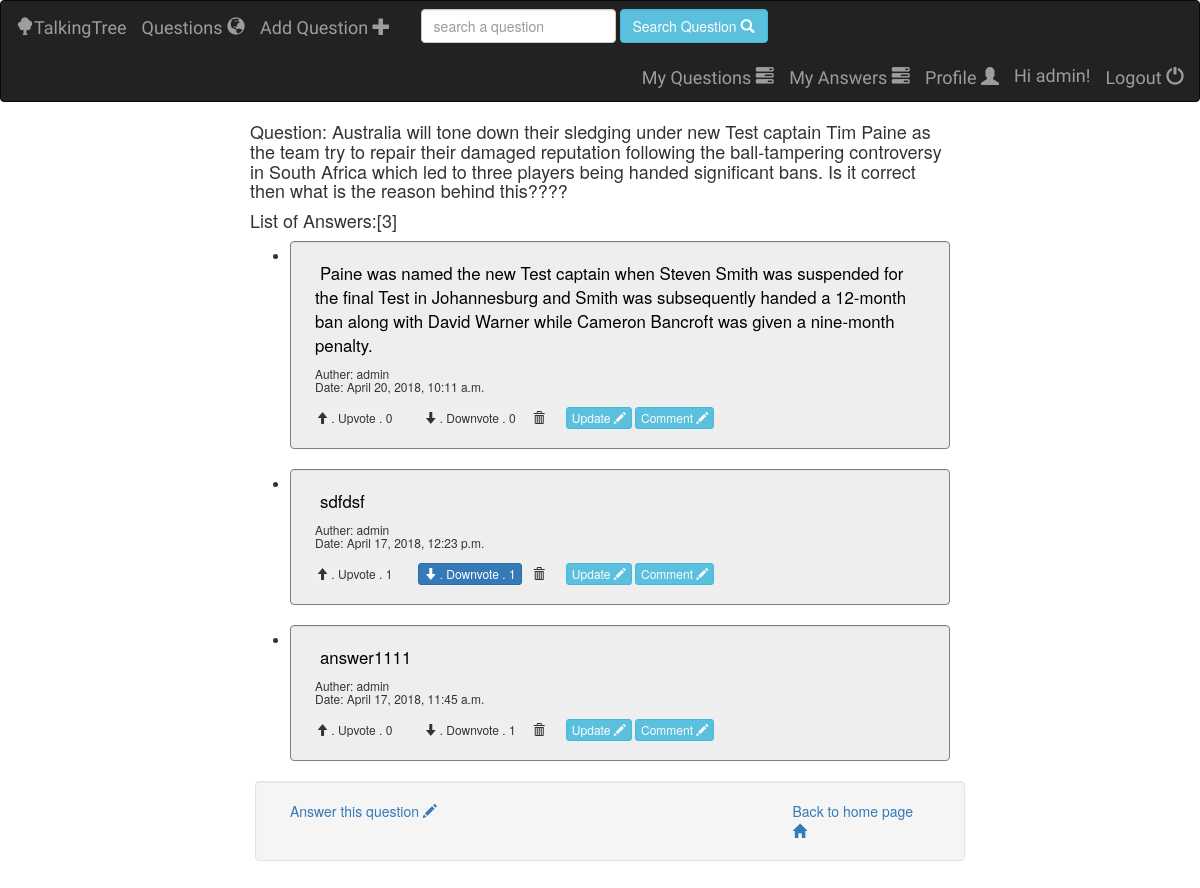
The app's page /talkingtree/questions/18/answers/ (signed in), older data.
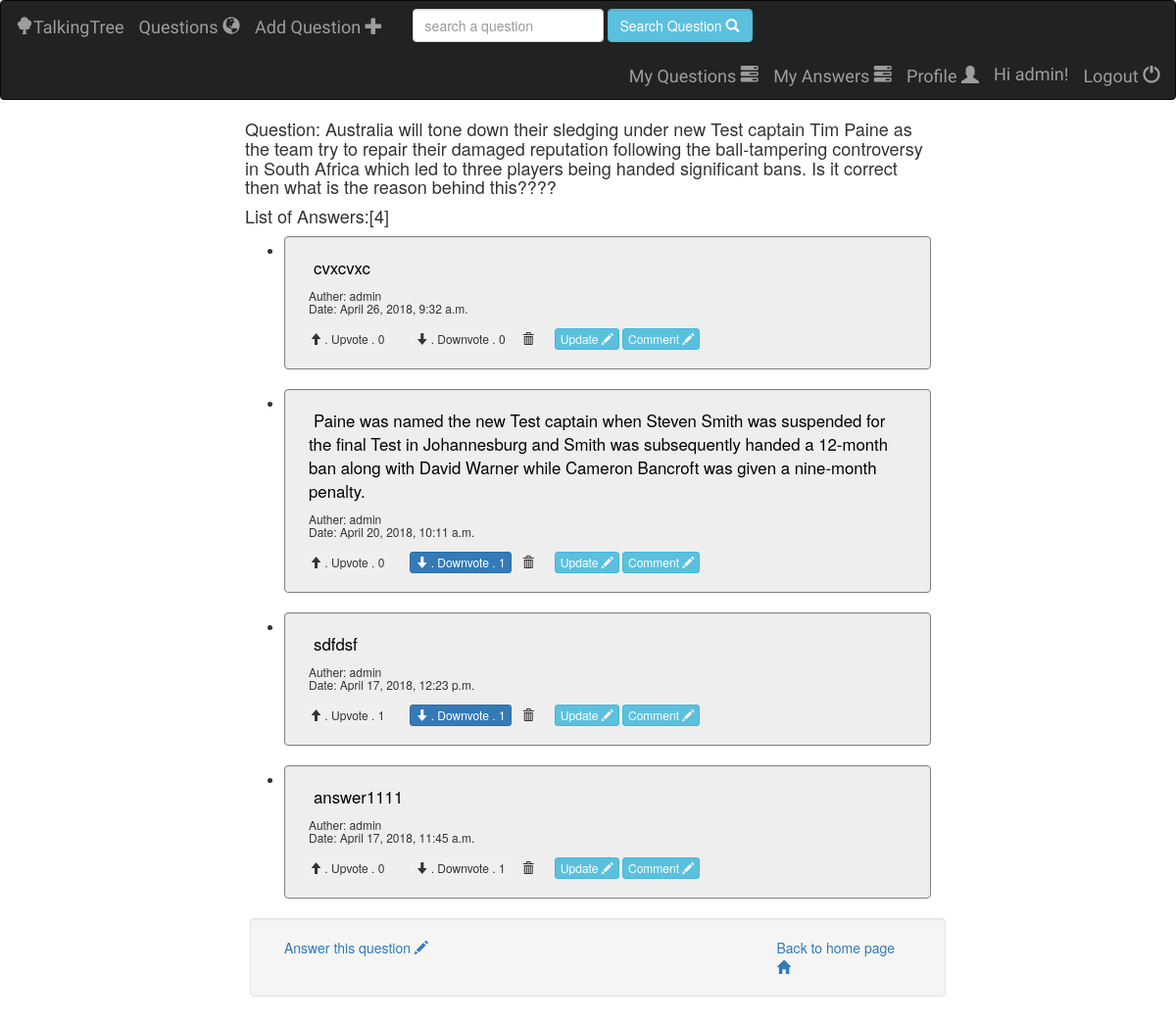
The same page, newer data.
### talkingtree/models.py (models this page shows, shortened)
class Answer(models.Model):
    question = models.ForeignKey(Question, on_delete=models.CASCADE)
    user = models.ForeignKey(User, on_delete=models.DO_NOTHING, default=None)
    answer_text = models.CharField(max_length=1023)
    created_date = models.DateTimeField(default=timezone.now())
    class Meta:
        ordering = ['-id']

### talkingtree/views/answer.py (the view)
# urls.py: url(r'^questions/(?P<question_id>[0-9]+)/answers/$', answer.answer, name='answer'),
def answer(request, question_id):
    try:
        question = Question.objects.get(pk=question_id)
        answers = Answer.objects.filter(question_id=question_id)
        count_answer = answers.count();
        answers_list = []
        for answer in answers:
            count_upvote = Voteanswer.objects.filter(vote=True, answer=answer).count()
            count_downvote = Voteanswer.objects.filter(vote=False, answer=answer).count()
            count_uservote = None
            if request.user.is_authenticated:
                count_uservote = Voteanswer.objects.filter(user=request.user, answer=answer).count()
            if count_uservote > 0:
                uservote = Voteanswer.objects.filter(user=request.user, answer=answer).first()
                answers_list.append({
                    'answer': answer,
                    'vote': uservote.vote,
                    'count_upvoteanswer': count_upvote,
                    'count_downvoteanswer': count_downvote
                })
            else:
                answers_list.append({
                    'answer':answer,
                    'vote': None,
                    'count_upvoteanswer':count_upvote,
                    'count_downvoteanswer':count_downvote
                })
    except Question.DoesNotExist:
        raise Http404('Answer Does not Exist.')
    return render(request, 'talkingtree/answer.html', {
        'question' : question, 'all_answer': answers_list, 'count_answer': count_answer,})

### talkingtree/templates/talkingtree/answer.html (shortened to what the changed rows need)
 {% extends 'talkingtree/base.html' %}
 {%  block body %}
    <h4> Question: {{ question.question_text }}</h4>
    {% if all_answer %}
        <h4> List of Answers:[{{ count_answer }}] </h4>
        <ul>
            {% for answer in all_answer %}
            <li>
            <div class="well" style="border: 0.5px solid gray;  font-size: 1.2em;  background-color: #eeeeee ">
                <div class="row">
                    <div class="" style="margin-left: 5px; color:black">
                        <div  class="col-sm-12">
                            <a href="{% url 'talkingtree:comment' question.id answer.answer.id %}" style="margin-left: 5px; color:black"> {{ answer.answer.answer_text }}</a>
                        </div>
                    </div>
                </div>
            <div class="row" style="margin-left: 5px">
                <h6> Auther: {{  answer.answer.user  }} <br>
                     Date: {{ answer.answer.created_date }}
                </h6>
            </div>
                <div class="row">
                    <div class="col-sm-2">
                        <form action="{% url 'talkingtree:upvotes_answer' answer.answer.id %}" method="post">
                            <button type="submit"
                                    {% if answer.vote == True %}
                                        class="btn btn-primary btn-xs"
                                    {% else %}
                                        class="btn btn-denser btn-xs"
                                    {% endif %}>
                                <span class="glyphicon glyphicon-arrow-up"></span>
                                . Upvote . {{ answer.count_upvoteanswer }}
                            </button>
                        </form>
                    </div>
                    <div class="col-sm-2">
                        <form action="{% url 'talkingtree:downvotes_answer' answer.answer.id %}" method="post">
                            <button type="submit"
                                    {% if answer.vote == False %}
                                        class="btn btn-primary btn-xs"
                                    {% else %}
                                        class="btn btn-denser btn-xs"
                                    {% endif %}>
                                <span class="glyphicon glyphicon-arrow-down"></span>
                                . Downvote . {{ answer.count_downvoteanswer }}
                            </button>
                        </form>
                    </div>
                    {% if  user.is_authenticated and answer.answer.user == user %}
                        <div class="col-sm-1">
                            <form method="POST" action="{% url 'talkingtree:delete-answer' question.id  answer.answer.id  %}">
                                <button type="submit" class="btn btn-dense btn-xs">
                                    <span  class="glyphicon glyphicon-trash" aria-hidden="true"> </span>
                                </button>
                            </form>
                        </div>
                    <div class="col-sm-1">
                        <div class="row">
                            <a href="{% url 'talkingtree:update-answer' question.id answer.answer.id  %}" class="btn btn-info btn-xs">
                                Update
                                <span  class="glyphicon glyphicon-pencil" aria-hidden="true"> </span></a>
                        </div>
                    </div>
                {% endif %}
                {% if user.is_authenticated %}
                    <div  class="col-sm-1">
                        <a href="{% url 'talkingtree:add-comment' question.id answer.answer.id  %}" class="btn btn-info btn-xs">
                        Comment
                        <span  class="glyphicon glyphicon-pencil" aria-hidden="true"> </span></a>
                    </div>
                {% endif %}
                </div>
            </div>
            </li>
            {% endfor %}
        </ul>
        {% else %}
       <div class="alert alert-danger">
        No answer found. People are searching for a better answer to this question.
       </div>
    {% endif %}
             <div class="well row" style="margin-left: 5px">
                 {% if user.is_authenticated %}
                    <div  class="col-sm-9">
                    </div>
                 {% endif %}
                <div  class="col-sm-3">
                </div>
            </div>
 {% endblock %}

Row changes from the older to the newer data that the page shows:
added Answer: answer.answer_text "cvxcvxc", answer.user "admin", answer.created_date "April 26, 2018, 9:32 a.m.", count_upvoteanswer "0", count_downvoteanswer "0", shows "Update"
computed for Answer "April 20, 2018, 10:11 a.m.": count_downvoteanswer "0" → "1"
Text that changed along with them:
{{ count_answer }}: "3" → "4"
